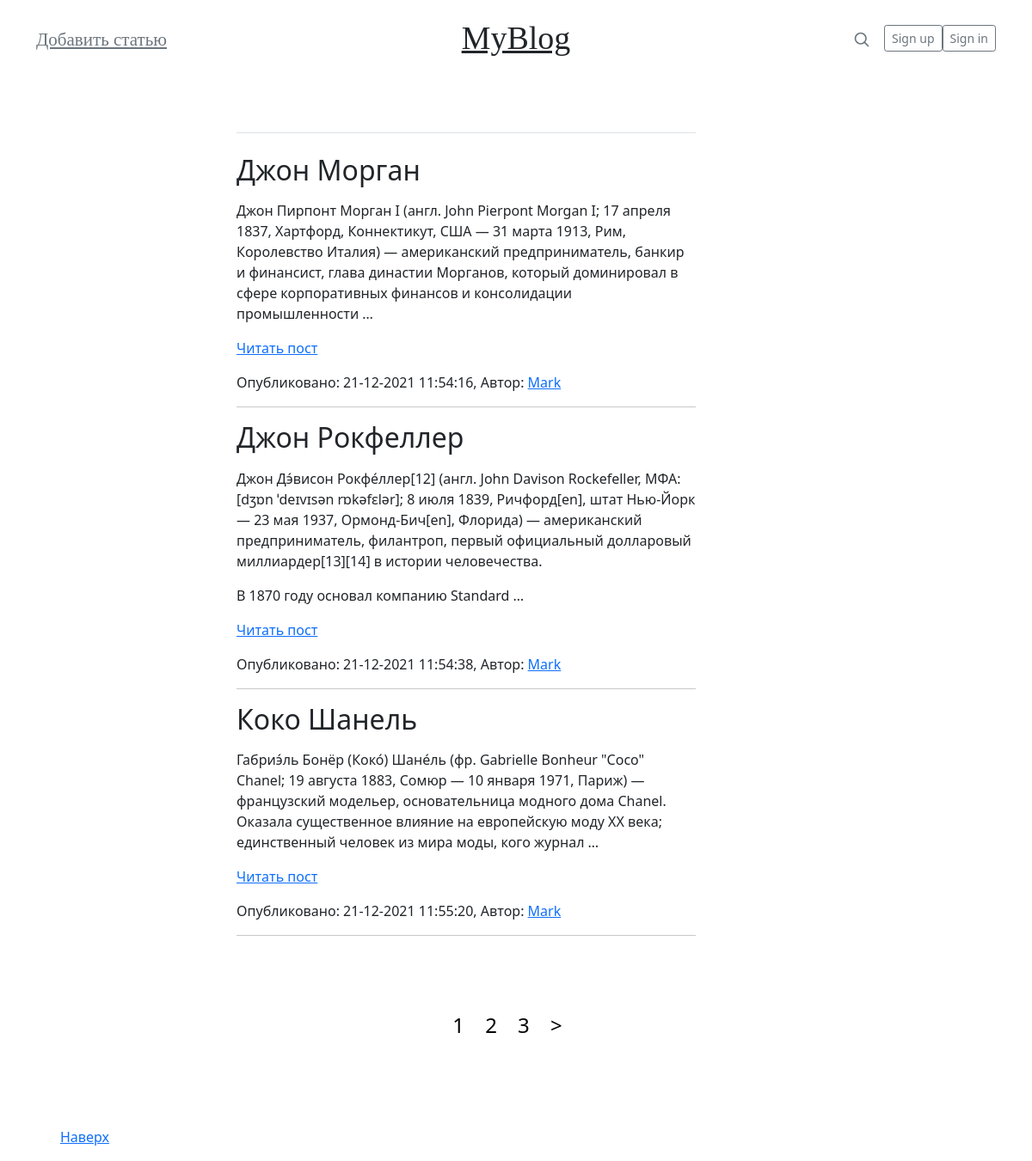
/category/biznes/, run on the app's committed database.
### blog/models.py (models this page shows, shortened)
class Article(models.Model):
    title = models.CharField(max_length=100, verbose_name="Заголовок")
    slug = models.SlugField(max_length=255, unique=True, db_index=True, verbose_name="URL")
    content = models.TextField(blank=True, verbose_name="Контент")
    time_create = models.DateTimeField(auto_now_add=True, verbose_name='Время создания')
    time_update = models.DateTimeField(auto_now=True)
    category = models.ForeignKey('Category', on_delete=models.PROTECT, verbose_name="Категория")
    writer = models.ForeignKey('Writer', on_delete=models.PROTECT, verbose_name="Писатель", null=True)
    def get_absolute_url(self):
        return reverse('post', kwargs={'post_slug': self.slug})
    class Meta:
        verbose_name = 'статью'
        verbose_name_plural = 'Статьи'
        ordering = ['id']

### blog/views.py (the view)
# urls.py: path('category/<slug:category_slug>/', views.ShowArticles.as_view(), name='category'),
class ShowArticles(ListView):
    paginate_by = 3
    model = Article
    template_name = 'blog/list_articles.html'
    context_object_name = 'posts'
    allow_empty = False
    def get_context_data(self, *, object_list=None, **kwargs):
        context = super().get_context_data(**kwargs)
        context['title'] = 'Категория - ' + str(context['posts'][0].category)
        return context
    def get_queryset(self):
        return Article.objects.filter(category__slug=self.kwargs['category_slug'])

### blog/models.py (called while the page is built)
    def __str__(self):
        return self.name

### blog/templates/blog/list_articles.html (shortened to what this page needs)
{% extends 'blog/base.html' %}
{% block body %}
<div class="body">
  <div class="row g-5">
    <div class="col-md-8">
      <h3 class="pb-4 mb-4 fst-italic border-bottom"></h3>
      <article class="blog-post">
        {% for p in posts %}
            <h2 class="blog-post-title">{{ p.title }}</h2>
            <p>{{ p.content|linebreaks|truncatewords:40 }}</p>
            <p class="link-read-post"><a href="{{ p.get_absolute_url }}">Читать пост</a></p>
            <p class="blog-post-meta">Опубликовано: {{p.time_update|date:"d-m-Y H:i:s"}}, Автор: <a href="#">Mark</a></p>
            <hr>
        {% endfor %}
    </div>
  </div>
</div>
{% endblock %}

### blog/static/blog/css/style.css (style rules this page uses)
.body { padding: 25px 100px 50px 275px }

### data on the page
Article: title "Джон Морган", content "Джон Пирпонт Морган I (англ. John Pierpont Morgan I; 17 апреля 1837, Хартфорд, Коннектикут, США — 31 марта 1913, Рим, Королевство Италия) — американский предприниматель, банкир и финансист, глава династии Морганов, который доминировал в сфере корпоративных финансов и консолидации промышленности …", time_update "21-12-2021 11:54:16"
Article: title "Джон Рокфеллер", content "Джон Дэ́висон Рокфе́ллер[12] (англ. John Davison Rockefeller, МФА: [dʒɒn ˈdeɪvɪsən rɒkəfɛlər]; 8 июля 1839, Ричфорд[en], штат Нью-Йорк — 23 мая 1937, Ормонд-Бич[en], Флорида) — американский предприниматель, филантроп, первый официальный долларовый миллиардер[13][14] в истории человечества. В 1870 году основал компанию Standard …", time_update "21-12-2021 11:54:38"
Article: title "Коко Шанель", content "Габриэ́ль Бонёр (Коко́) Шане́ль (фр. Gabrielle Bonheur \"Coco\" Chanel; 19 августа 1883, Сомюр — 10 января 1971, Париж) — французский модельер, основательница модного дома Chanel. Оказала существенное влияние на европейскую моду XX века; единственный человек из мира моды, кого журнал …", time_update "21-12-2021 11:55:20"

### other printed values
{{ p }} "1" "2" "3"
